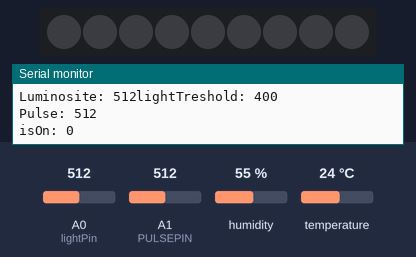
This sketch was run on a simulated Arduino Uno, built with avr-gcc and run on an emulated ATmega328P. Shown: 9 RGB LEDs in strip order, left to right, the last lines printed to the serial monitor. The inputs (shaded band) are chosen by the test bench; at power-on: A0 (lightPin) = 512, A1 (PULSEPIN) = 512, humidity 55 %, temperature 24 °C. Dim RGB values are drawn brighter than linear.

Above: at 2.2 s.
2.3 s: A0 (lightPin) set to 413
4.3 s: A0 (lightPin) set to 391
At 6.2 s:
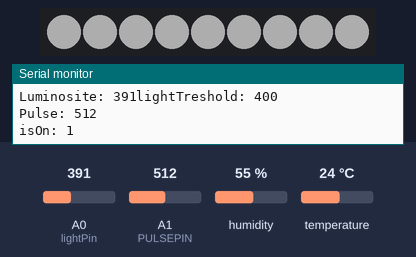
7.1 s: A0 (lightPin) set to 716
At 7.85 s:
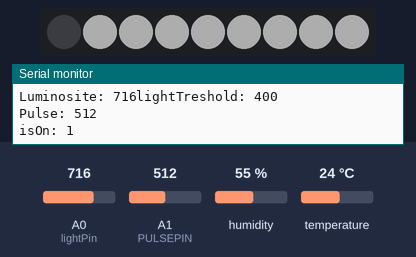
9.4 s: A0 (lightPin) set to 306
At 10.16 s:
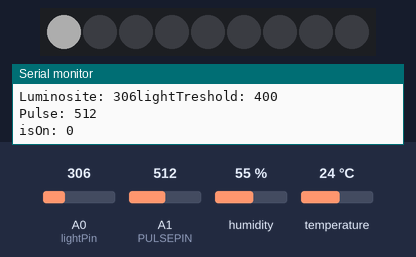
11.7 s: A0 (lightPin) set to 992
At 13.7 s:
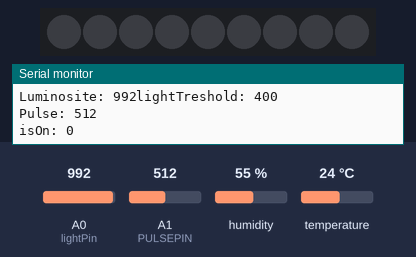
Timing chart, 0 to 15.0 s (numbered marks = the images above; inputs shaded):
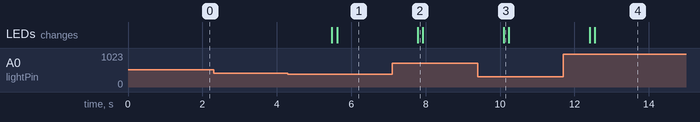

Measured:
- the behaviour switches between 400 and 399 on A0 (lightPin) (found by bisection; images 0 and 1)
- after the input at 4.3 s, the LEDs: first change after 1.2 s (image 1 shows a later state)
- after the input at 7.1 s, the LEDs: change after 0.69 s (image 2)
- after the input at 9.4 s, the LEDs: change after 0.70 s (image 3)
- after the input at 11.7 s, the LEDs: first change after 0.71 s (image 4 shows a later state)

The sketch:

SENSORS.ino
```cpp
#include "DHT.h"
#include <Adafruit_NeoPixel.h>

#define LEDPIN 16
#define NUMPIXELS 9
#define PULSEPIN 15

Adafruit_NeoPixel strip = Adafruit_NeoPixel(NUMPIXELS, LEDPIN, NEO_GRB + NEO_KHZ800);


#define DHTPIN 4


#define DHTTYPE DHT11   // DHT 11
int lightPin = 0;
int isOn = 0;

DHT dht(DHTPIN, DHTTYPE);


int averageTreshold = 0 ;


void setup() {
  strip.begin();
  strip.show();
  Serial.begin(115200);
  Serial.println("PLOPPPPPPP");
  dht.begin();

  int l = analogRead(lightPin);
  for(int i=0;i<5;i++){
    averageTreshold = averageTreshold + l;
    delay(200);
  }
  averageTreshold /= 5;
}

void loop() {
  delay(500);
  float h = dht.readHumidity();
  float t = dht.readTemperature();

  int l = analogRead(lightPin);
  int p = analogRead(PULSEPIN);

  int lightTreshold = 400 ;

  Serial.print(F("Humidity: "));
  Serial.println(h);
  Serial.print(F("%  Temperature: "));
  Serial.print(t);
  Serial.println(F("°C "));
  Serial.print(F("Luminosite: "));
  Serial.print(l);
  Serial.print(F("lightTreshold: "));
  Serial.println(lightTreshold);
   Serial.print(F("Pulse: "));
  Serial.println(p);
  Serial.print(F("isOn: "));
  Serial.println(isOn);

  delay(500);


//    if(isOn==1){
//      lightTreshold += 130;
//    }

    if(l<lightTreshold){
    //if(l<lightTreshold){
        for(int i=0;i<NUMPIXELS;i++){
        strip.setPixelColor(i, 50, 50, 50);
        strip.show();
        delay(15);
        }
        isOn = 1;
    }
    else{
        for(int i=0;i<NUMPIXELS;i++){
        strip.setPixelColor(i, 0, 0, 0);
        strip.show();
        delay(15);
        }
        isOn = 0;
    }


}
```
